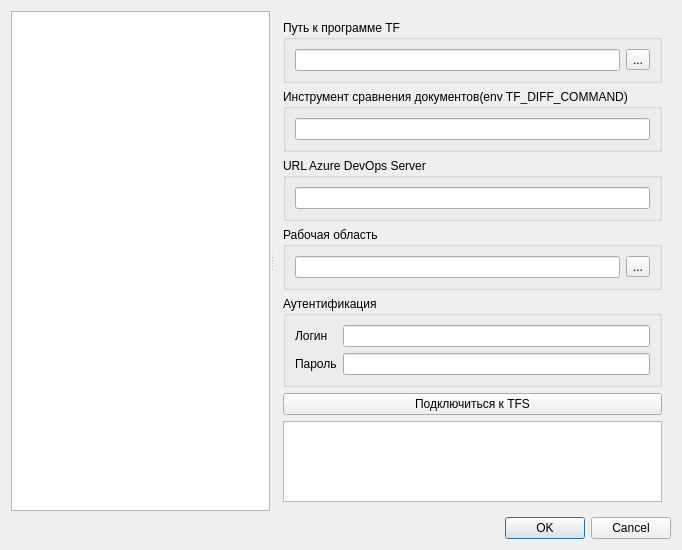
<?xml version="1.0" encoding="UTF-8"?>
<ui version="4.0">
 <class>SettingsDialog</class>
 <widget class="QDialog" name="SettingsDialog">
  <property name="geometry">
   <rect>
    <x>0</x>
    <y>0</y>
    <width>682</width>
    <height>550</height>
   </rect>
  </property>
  <property name="windowTitle">
   <string>Dialog</string>
  </property>
  <layout class="QVBoxLayout" name="verticalLayout_4">
   <item>
    <widget class="QSplitter" name="splitter">
     <property name="orientation">
      <enum>Qt::Horizontal</enum>
     </property>
     <widget class="QListWidget" name="pagesList"/>
     <widget class="QStackedWidget" name="pagesStack">
      <property name="currentIndex">
       <number>1</number>
      </property>
      <widget class="QWidget" name="commonPage">
       <layout class="QVBoxLayout" name="verticalLayout_5">
        <property name="spacing">
         <number>0</number>
        </property>
        <property name="leftMargin">
         <number>0</number>
        </property>
        <property name="topMargin">
         <number>0</number>
        </property>
        <property name="rightMargin">
         <number>0</number>
        </property>
        <property name="bottomMargin">
         <number>0</number>
        </property>
        <item>
         <widget class="QCheckBox" name="trayCheck">
          <property name="text">
           <string>Сворачивать в трей</string>
          </property>
         </widget>
        </item>
        <item>
         <spacer name="verticalSpacer">
          <property name="orientation">
           <enum>Qt::Vertical</enum>
          </property>
          <property name="sizeHint" stdset="0">
           <size>
            <width>20</width>
            <height>478</height>
           </size>
          </property>
         </spacer>
        </item>
       </layout>
      </widget>
      <widget class="QWidget" name="azurePage">
       <layout class="QVBoxLayout" name="verticalLayout_3">
        <item>
         <widget class="QGroupBox" name="tfPathGBox">
          <property name="title">
           <string>Путь к программе TF</string>
          </property>
          <layout class="QHBoxLayout" name="horizontalLayout">
           <item>
            <widget class="QLineEdit" name="tfPathEdit"/>
           </item>
           <item>
            <widget class="QToolButton" name="tfPathButton">
             <property name="text">
              <string>...</string>
             </property>
            </widget>
           </item>
          </layout>
         </widget>
        </item>
        <item>
         <widget class="QGroupBox" name="diffToolGBox">
          <property name="title">
           <string>Инструмент сравнения документов(env TF_DIFF_COMMAND)</string>
          </property>
          <layout class="QVBoxLayout" name="verticalLayout_2">
           <item>
            <widget class="QLineEdit" name="diffToolEdit"/>
           </item>
          </layout>
         </widget>
        </item>
        <item>
         <widget class="QGroupBox" name="asureUrlGBox">
          <property name="title">
           <string>URL Azure DevOps Server</string>
          </property>
          <layout class="QVBoxLayout" name="verticalLayout">
           <item>
            <widget class="QLineEdit" name="asureUrlEdit"/>
           </item>
          </layout>
         </widget>
        </item>
        <item>
         <widget class="QGroupBox" name="workspaceGBox">
          <property name="title">
           <string>Рабочая область</string>
          </property>
          <layout class="QHBoxLayout" name="horizontalLayout_2">
           <item>
            <widget class="QLineEdit" name="workspaceEdit"/>
           </item>
           <item>
            <widget class="QToolButton" name="workspaceButton">
             <property name="text">
              <string>...</string>
             </property>
            </widget>
           </item>
          </layout>
         </widget>
        </item>
        <item>
         <widget class="QGroupBox" name="authGBox">
          <property name="title">
           <string>Аутентификация</string>
          </property>
          <layout class="QGridLayout" name="gridLayout">
           <item row="0" column="0">
            <widget class="QLabel" name="loginLabel">
             <property name="text">
              <string>Логин</string>
             </property>
            </widget>
           </item>
           <item row="0" column="1">
            <widget class="QLineEdit" name="loginEdit"/>
           </item>
           <item row="1" column="0">
            <widget class="QLabel" name="passwordLabel">
             <property name="text">
              <string>Пароль</string>
             </property>
            </widget>
           </item>
           <item row="1" column="1">
            <widget class="QLineEdit" name="passwordEdit"/>
           </item>
          </layout>
         </widget>
        </item>
        <item>
         <widget class="QPushButton" name="azureChechButton">
          <property name="sizePolicy">
           <sizepolicy hsizetype="Minimum" vsizetype="Fixed">
            <horstretch>0</horstretch>
            <verstretch>0</verstretch>
           </sizepolicy>
          </property>
          <property name="minimumSize">
           <size>
            <width>0</width>
            <height>0</height>
           </size>
          </property>
          <property name="text">
           <string>Подключиться к TFS</string>
          </property>
         </widget>
        </item>
        <item>
         <widget class="QTextEdit" name="infoEdit"/>
        </item>
       </layout>
      </widget>
     </widget>
    </widget>
   </item>
   <item>
    <widget class="QDialogButtonBox" name="buttonBox">
     <property name="orientation">
      <enum>Qt::Horizontal</enum>
     </property>
     <property name="standardButtons">
      <set>QDialogButtonBox::Cancel|QDialogButtonBox::Ok</set>
     </property>
    </widget>
   </item>
  </layout>
 </widget>
 <resources/>
 <connections>
  <connection>
   <sender>buttonBox</sender>
   <signal>accepted()</signal>
   <receiver>SettingsDialog</receiver>
   <slot>accept()</slot>
   <hints>
    <hint type="sourcelabel">
     <x>248</x>
     <y>254</y>
    </hint>
    <hint type="destinationlabel">
     <x>157</x>
     <y>274</y>
    </hint>
   </hints>
  </connection>
  <connection>
   <sender>buttonBox</sender>
   <signal>rejected()</signal>
   <receiver>SettingsDialog</receiver>
   <slot>reject()</slot>
   <hints>
    <hint type="sourcelabel">
     <x>316</x>
     <y>260</y>
    </hint>
    <hint type="destinationlabel">
     <x>286</x>
     <y>274</y>
    </hint>
   </hints>
  </connection>
 </connections>
</ui>
